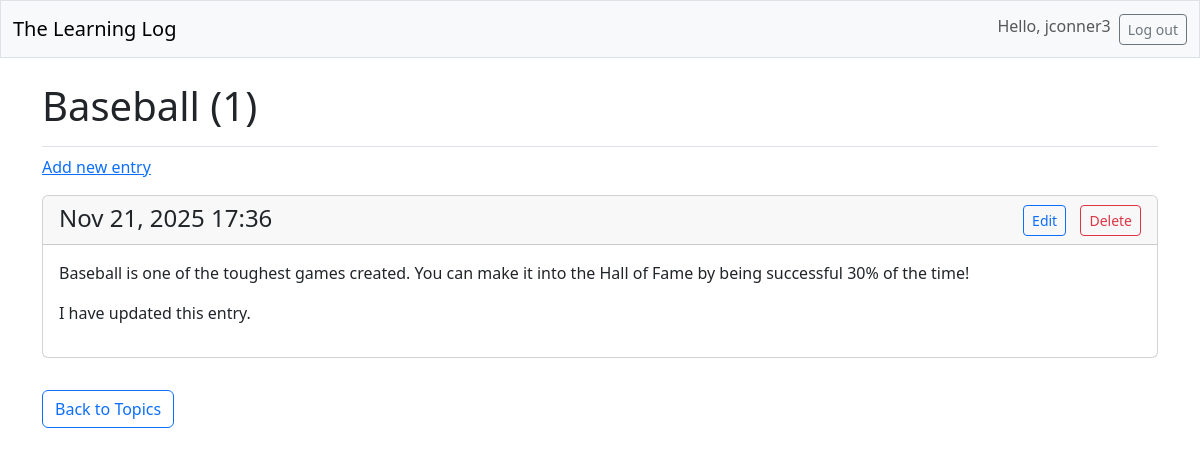
The app's page /topics/3/ (signed in) with its own data.
### learning_logs/models.py (models this page shows, shortened)
class Topic(models.Model):
    text = models.CharField(max_length=200)
    date_added = models.DateTimeField(auto_now_add=True)
    owner = models.ForeignKey(User, on_delete=models.CASCADE)

class Entry(models.Model):
    topic = models.ForeignKey(Topic, on_delete=models.CASCADE)
    text = models.TextField()
    date_added = models.DateTimeField(auto_now_add=True)
    class Meta:
        verbose_name_plural = 'entries'

### learning_logs/views.py (the view)
# urls.py: path('topics/<int:topic_id>/', views.topic, name='topic'),
@login_required
def topic(request, topic_id):
    topic = Topic.objects.get(id=topic_id)
    entries = topic.entry_set.order_by('date_added')
    context = {'topic': topic, 'entries': entries}
    return render(request, 'learning_logs/topic.html', context)

### learning_logs/templates/learning_logs/topic.html
{% extends 'learning_logs/base.html' %}
{% block page_header %}
  <h1>
      {{ topic.text }}
      {% if entries.count > 0 %}
        ({{ entries.count }})
      {% endif %}
  </h1>
{% endblock page_header %}
{% block content %}
  <p>
      <a href="{% url 'learning_logs:new_entry' topic.id %}">Add new entry</a>
  </p>
  {% for entry in entries %}
    <div class="card mb-3">
        <h4 class="card-header d-flex justify-content-between align-center-items">
          <span> {{ entry.date_added|date:'M d, Y H:i' }}</span>
          <span>
              <a href="{% url 'learning_logs:edit_entry' entry.id %}" class="btn btn-sm btn-outline-primary me-2">Edit</a>
              <a href="{% url 'learning_logs:delete_entry' entry.id %}" class="btn btn-sm btn-outline-danger"
                 onclick="return confirm('Are you sure you want to delete this entry?');">Delete</a>
          </span>
        </h4>
        <div class="card-body">{{ entry.text|linebreaks }}</div>
    </div>
  {% empty %}
    <p>There are no entries for this topic yet.</p>
  {% endfor %}
  <a href="{% url 'learning_logs:topics' %}" class="btn btn-outline-primary mt-3">
  Back to Topics
  </a>
{% endblock content %}

### learning_logs/templates/learning_logs/base.html (shortened to what this page needs)
<!doctype html>
<html lang="en">
<head>
    {% load django_bootstrap5 %}
    {% bootstrap_css %}
</head>
<body>
  <nav class="navbar navbar-expand-md navbar-light bg-light mb-4 border">
      <div class="container-fluid">
          <a class="navbar-brand" href="{% url 'learning_logs:index' %}">
              The Learning Log</a>
          <div class="collapse navbar-collapse" id="navbarCollapse">
              <ul class="navbar-nav ms-auto mb-2 mb-md-0">
                  {% if user.is_authenticated %}
                    <li class="nav-item">
                      <span class="navbar-text me-2">Hello, {{ user.username }}</span>
                    </li>
                    <li class="nav-item">
                      <form action="{% url 'accounts:logout' %}" method="post" class="d-inline">
                          <button name="submit" class="btn btn-outline-secondary btn-sm">Log out</button>
                      </form>
                    </li>
                  {% endif %}
              </ul>
          </div>
      </div>
  </nav>
  <main class="container">
      <div class="pb-2 mb-2 border-bottom">
          {% block page_header %}{% endblock page_header %}
      </div>
      <div>
          {% block content %}{% endblock content %}
      </div>
  </main>
</body>
</html>

### records on screen
Topic: text "Baseball"
Entry: date_added "Nov 21, 2025 17:36", text "Baseball is one of the toughest games created. You can make it into the Hall of Fame by being successful 30% of the time! I have updated this entry."

### other values on screen
{{ user.username }} "jconner3"
{{ entries.count }} "1"
